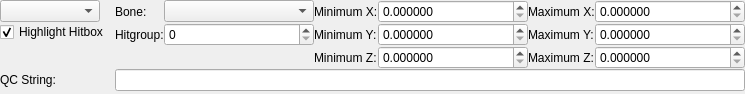
<?xml version="1.0" encoding="UTF-8"?>
<ui version="4.0">
 <class>ui::assets::studiomodel::StudioModelHitboxesPanel</class>
 <widget class="QWidget" name="ui::assets::studiomodel::StudioModelHitboxesPanel">
  <property name="geometry">
   <rect>
    <x>0</x>
    <y>0</y>
    <width>743</width>
    <height>94</height>
   </rect>
  </property>
  <property name="windowTitle">
   <string>Form</string>
  </property>
  <layout class="QGridLayout" name="gridLayout">
   <property name="leftMargin">
    <number>0</number>
   </property>
   <property name="topMargin">
    <number>0</number>
   </property>
   <property name="rightMargin">
    <number>0</number>
   </property>
   <property name="bottomMargin">
    <number>0</number>
   </property>
   <property name="spacing">
    <number>0</number>
   </property>
   <item row="0" column="0">
    <widget class="QComboBox" name="Hitboxes">
     <property name="sizePolicy">
      <sizepolicy hsizetype="Fixed" vsizetype="Fixed">
       <horstretch>0</horstretch>
       <verstretch>0</verstretch>
      </sizepolicy>
     </property>
     <property name="minimumSize">
      <size>
       <width>100</width>
       <height>0</height>
      </size>
     </property>
     <property name="maximumSize">
      <size>
       <width>100</width>
       <height>16777215</height>
      </size>
     </property>
    </widget>
   </item>
   <item row="0" column="2" rowspan="3">
    <layout class="QGridLayout" name="gridLayout_2">
     <item row="0" column="0">
      <widget class="QLabel" name="label">
       <property name="sizePolicy">
        <sizepolicy hsizetype="Fixed" vsizetype="Preferred">
         <horstretch>0</horstretch>
         <verstretch>0</verstretch>
        </sizepolicy>
       </property>
       <property name="text">
        <string>Bone:</string>
       </property>
      </widget>
     </item>
     <item row="2" column="2">
      <widget class="QLabel" name="label_6">
       <property name="sizePolicy">
        <sizepolicy hsizetype="Fixed" vsizetype="Preferred">
         <horstretch>0</horstretch>
         <verstretch>0</verstretch>
        </sizepolicy>
       </property>
       <property name="text">
        <string>Minimum Z:</string>
       </property>
      </widget>
     </item>
     <item row="0" column="2">
      <widget class="QLabel" name="label_4">
       <property name="sizePolicy">
        <sizepolicy hsizetype="Fixed" vsizetype="Preferred">
         <horstretch>0</horstretch>
         <verstretch>0</verstretch>
        </sizepolicy>
       </property>
       <property name="text">
        <string>Minimum X:</string>
       </property>
      </widget>
     </item>
     <item row="1" column="4">
      <widget class="QLabel" name="label_9">
       <property name="sizePolicy">
        <sizepolicy hsizetype="Fixed" vsizetype="Preferred">
         <horstretch>0</horstretch>
         <verstretch>0</verstretch>
        </sizepolicy>
       </property>
       <property name="text">
        <string>Maximum Y:</string>
       </property>
      </widget>
     </item>
     <item row="2" column="3">
      <widget class="QDoubleSpinBox" name="MinimumZ">
       <property name="sizePolicy">
        <sizepolicy hsizetype="Fixed" vsizetype="Fixed">
         <horstretch>0</horstretch>
         <verstretch>0</verstretch>
        </sizepolicy>
       </property>
       <property name="minimumSize">
        <size>
         <width>150</width>
         <height>0</height>
        </size>
       </property>
       <property name="maximumSize">
        <size>
         <width>150</width>
         <height>16777215</height>
        </size>
       </property>
       <property name="decimals">
        <number>6</number>
       </property>
      </widget>
     </item>
     <item row="2" column="4">
      <widget class="QLabel" name="label_10">
       <property name="sizePolicy">
        <sizepolicy hsizetype="Fixed" vsizetype="Preferred">
         <horstretch>0</horstretch>
         <verstretch>0</verstretch>
        </sizepolicy>
       </property>
       <property name="text">
        <string>Maximum Z:</string>
       </property>
      </widget>
     </item>
     <item row="0" column="3">
      <widget class="QDoubleSpinBox" name="MinimumX">
       <property name="sizePolicy">
        <sizepolicy hsizetype="Fixed" vsizetype="Fixed">
         <horstretch>0</horstretch>
         <verstretch>0</verstretch>
        </sizepolicy>
       </property>
       <property name="minimumSize">
        <size>
         <width>150</width>
         <height>0</height>
        </size>
       </property>
       <property name="maximumSize">
        <size>
         <width>150</width>
         <height>16777215</height>
        </size>
       </property>
       <property name="decimals">
        <number>6</number>
       </property>
      </widget>
     </item>
     <item row="1" column="3">
      <widget class="QDoubleSpinBox" name="MinimumY">
       <property name="sizePolicy">
        <sizepolicy hsizetype="Fixed" vsizetype="Fixed">
         <horstretch>0</horstretch>
         <verstretch>0</verstretch>
        </sizepolicy>
       </property>
       <property name="minimumSize">
        <size>
         <width>150</width>
         <height>0</height>
        </size>
       </property>
       <property name="maximumSize">
        <size>
         <width>150</width>
         <height>16777215</height>
        </size>
       </property>
       <property name="decimals">
        <number>6</number>
       </property>
      </widget>
     </item>
     <item row="1" column="2">
      <widget class="QLabel" name="label_5">
       <property name="sizePolicy">
        <sizepolicy hsizetype="Fixed" vsizetype="Preferred">
         <horstretch>0</horstretch>
         <verstretch>0</verstretch>
        </sizepolicy>
       </property>
       <property name="text">
        <string>Minimum Y:</string>
       </property>
      </widget>
     </item>
     <item row="0" column="4">
      <widget class="QLabel" name="label_8">
       <property name="sizePolicy">
        <sizepolicy hsizetype="Fixed" vsizetype="Preferred">
         <horstretch>0</horstretch>
         <verstretch>0</verstretch>
        </sizepolicy>
       </property>
       <property name="text">
        <string>Maximum X:</string>
       </property>
      </widget>
     </item>
     <item row="0" column="5">
      <widget class="QDoubleSpinBox" name="MaximumX">
       <property name="sizePolicy">
        <sizepolicy hsizetype="Fixed" vsizetype="Fixed">
         <horstretch>0</horstretch>
         <verstretch>0</verstretch>
        </sizepolicy>
       </property>
       <property name="minimumSize">
        <size>
         <width>150</width>
         <height>0</height>
        </size>
       </property>
       <property name="maximumSize">
        <size>
         <width>150</width>
         <height>16777215</height>
        </size>
       </property>
       <property name="decimals">
        <number>6</number>
       </property>
      </widget>
     </item>
     <item row="1" column="5">
      <widget class="QDoubleSpinBox" name="MaximumY">
       <property name="sizePolicy">
        <sizepolicy hsizetype="Fixed" vsizetype="Fixed">
         <horstretch>0</horstretch>
         <verstretch>0</verstretch>
        </sizepolicy>
       </property>
       <property name="minimumSize">
        <size>
         <width>150</width>
         <height>0</height>
        </size>
       </property>
       <property name="maximumSize">
        <size>
         <width>150</width>
         <height>16777215</height>
        </size>
       </property>
       <property name="decimals">
        <number>6</number>
       </property>
      </widget>
     </item>
     <item row="2" column="5">
      <widget class="QDoubleSpinBox" name="MaximumZ">
       <property name="sizePolicy">
        <sizepolicy hsizetype="Fixed" vsizetype="Fixed">
         <horstretch>0</horstretch>
         <verstretch>0</verstretch>
        </sizepolicy>
       </property>
       <property name="minimumSize">
        <size>
         <width>150</width>
         <height>0</height>
        </size>
       </property>
       <property name="maximumSize">
        <size>
         <width>150</width>
         <height>16777215</height>
        </size>
       </property>
       <property name="decimals">
        <number>6</number>
       </property>
      </widget>
     </item>
     <item row="0" column="1">
      <widget class="QComboBox" name="Bone">
       <property name="sizePolicy">
        <sizepolicy hsizetype="Fixed" vsizetype="Fixed">
         <horstretch>0</horstretch>
         <verstretch>0</verstretch>
        </sizepolicy>
       </property>
       <property name="minimumSize">
        <size>
         <width>150</width>
         <height>0</height>
        </size>
       </property>
       <property name="maximumSize">
        <size>
         <width>150</width>
         <height>16777215</height>
        </size>
       </property>
      </widget>
     </item>
     <item row="1" column="0">
      <widget class="QLabel" name="label_3">
       <property name="sizePolicy">
        <sizepolicy hsizetype="Fixed" vsizetype="Preferred">
         <horstretch>0</horstretch>
         <verstretch>0</verstretch>
        </sizepolicy>
       </property>
       <property name="text">
        <string>Hitgroup:</string>
       </property>
      </widget>
     </item>
     <item row="1" column="1">
      <widget class="QSpinBox" name="Hitgroup">
       <property name="sizePolicy">
        <sizepolicy hsizetype="Fixed" vsizetype="Fixed">
         <horstretch>0</horstretch>
         <verstretch>0</verstretch>
        </sizepolicy>
       </property>
       <property name="minimumSize">
        <size>
         <width>150</width>
         <height>0</height>
        </size>
       </property>
       <property name="maximumSize">
        <size>
         <width>150</width>
         <height>16777215</height>
        </size>
       </property>
      </widget>
     </item>
    </layout>
   </item>
   <item row="2" column="0">
    <spacer name="verticalSpacer">
     <property name="orientation">
      <enum>Qt::Vertical</enum>
     </property>
     <property name="sizeHint" stdset="0">
      <size>
       <width>20</width>
       <height>0</height>
      </size>
     </property>
    </spacer>
   </item>
   <item row="3" column="0">
    <widget class="QLabel" name="label_2">
     <property name="text">
      <string>QC String:</string>
     </property>
    </widget>
   </item>
   <item row="0" column="1">
    <spacer name="horizontalSpacer_2">
     <property name="orientation">
      <enum>Qt::Horizontal</enum>
     </property>
     <property name="sizeType">
      <enum>QSizePolicy::Fixed</enum>
     </property>
     <property name="sizeHint" stdset="0">
      <size>
       <width>6</width>
       <height>20</height>
      </size>
     </property>
    </spacer>
   </item>
   <item row="3" column="2">
    <widget class="QLineEdit" name="QCString">
     <property name="sizePolicy">
      <sizepolicy hsizetype="Minimum" vsizetype="Fixed">
       <horstretch>0</horstretch>
       <verstretch>0</verstretch>
      </sizepolicy>
     </property>
     <property name="readOnly">
      <bool>true</bool>
     </property>
    </widget>
   </item>
   <item row="0" column="3">
    <spacer name="horizontalSpacer">
     <property name="orientation">
      <enum>Qt::Horizontal</enum>
     </property>
     <property name="sizeHint" stdset="0">
      <size>
       <width>0</width>
       <height>20</height>
      </size>
     </property>
    </spacer>
   </item>
   <item row="4" column="0">
    <spacer name="verticalSpacer_2">
     <property name="orientation">
      <enum>Qt::Vertical</enum>
     </property>
     <property name="sizeHint" stdset="0">
      <size>
       <width>20</width>
       <height>0</height>
      </size>
     </property>
    </spacer>
   </item>
   <item row="1" column="0">
    <widget class="QCheckBox" name="HighlightHitbox">
     <property name="text">
      <string>Highlight Hitbox</string>
     </property>
     <property name="checked">
      <bool>true</bool>
     </property>
    </widget>
   </item>
  </layout>
 </widget>
 <resources/>
 <connections/>
</ui>
